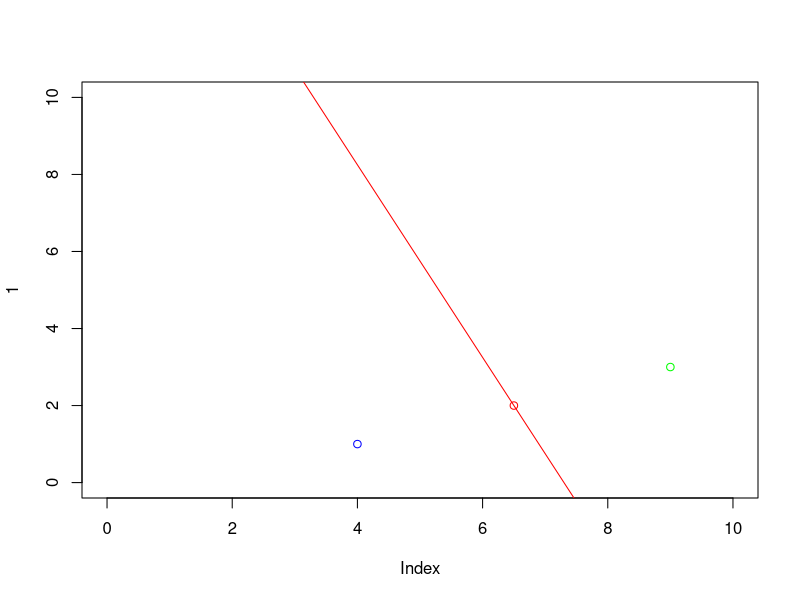

Source code (R):
# linear é mais rápido
#
# Se  A ~ N²(muA, S) e B ~ N²(muB, S) então a fronteira de decisão é uma reta
#
# Se  fronteira de decisão for dita como linear, isso é uma aproximação
# Essa conta é feita de forma muito rápida, já que segue a formula simples de uma reta: y = ax + b
# um problema é linearmente separável se uma reta consegue separar duas classes de forma perfeita (eg porta lógica AND)
# se o problema for n linearmente separável, pode-se calcular o grau do erro

# 1. Encontrar coordenadas dos centros
# 2. Tirar equação da reta que passa pelos centros
# 3. Encontrar o ponto médio dos dois pontos 
# 4. Encontrar a reta perpendicular à reta inicial e que passe pelo ponto médio

plot(1, type = 'n', xlim = c(0,10), ylim = c(0,10))

p1 = list(x = sample(0:10,1),y = sample(0:10,1))
p2 = list(x = sample(0:10,1),y = sample(0:10,1))

pm = list(x = (p1$x + p2$x)/2, y = (p1$y + p2$y)/2)

points(x = p1$x, y = p1$y, col = 'blue')
points(x = p2$x, y = p2$y, col = 'green')
points(x = pm$x, y = pm$y, col = 'red')

# abline(a = (p1$y - ((p2$y - p1$y)/(p2$x - p1$x))*p1$x), b = ( (p2$y - p1$y)/(p2$x - p1$x) ), col = 'purple')

abline(a = pm$y +  ( (p2$x - p1$x)/(p2$y - p1$y) )*pm$x , b = -(p2$x - p1$x)/(p2$y - p1$y), col = 'red'  )
